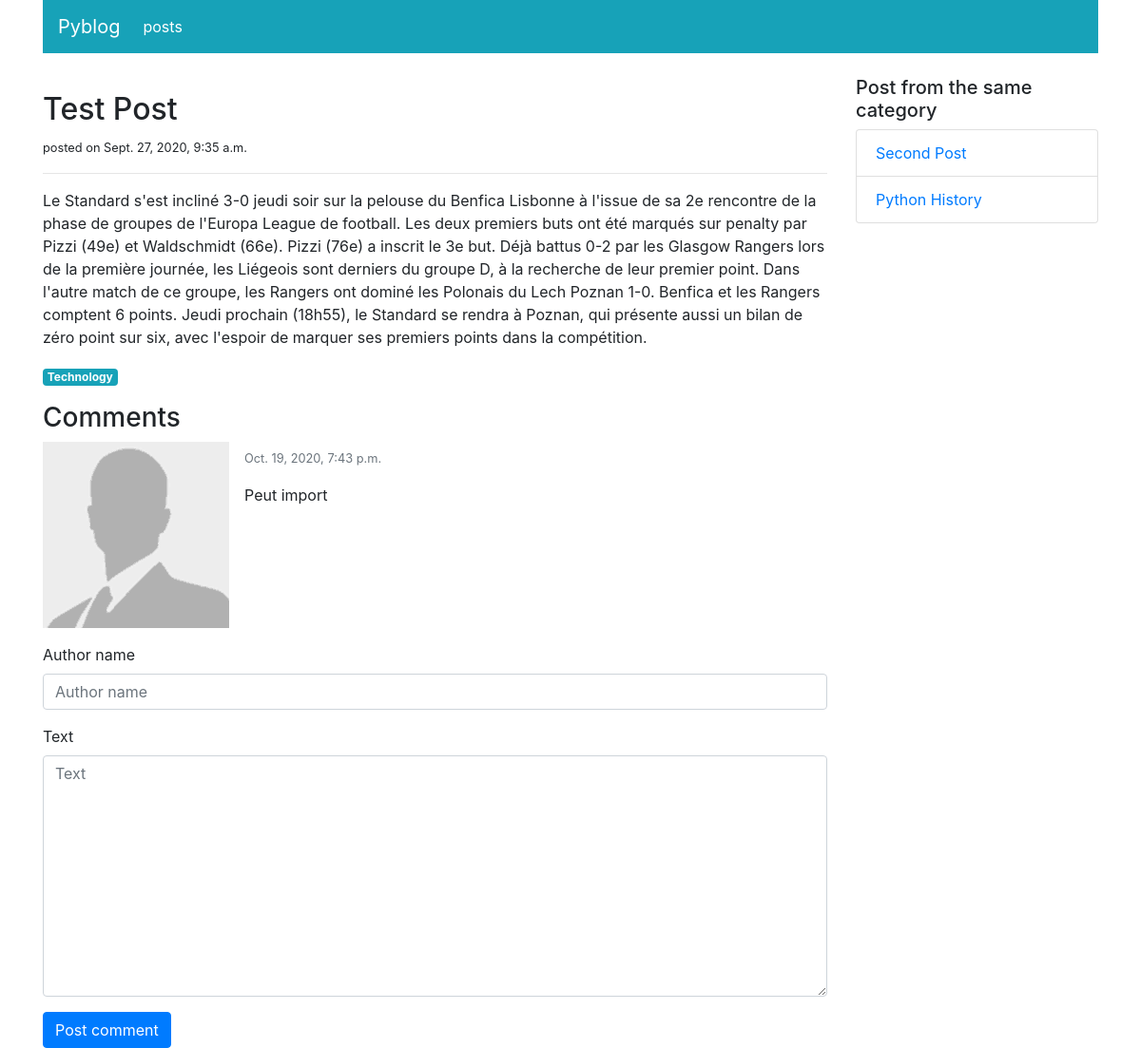
/blog/posts/detail/1, run on an earlier commit of the app's database.
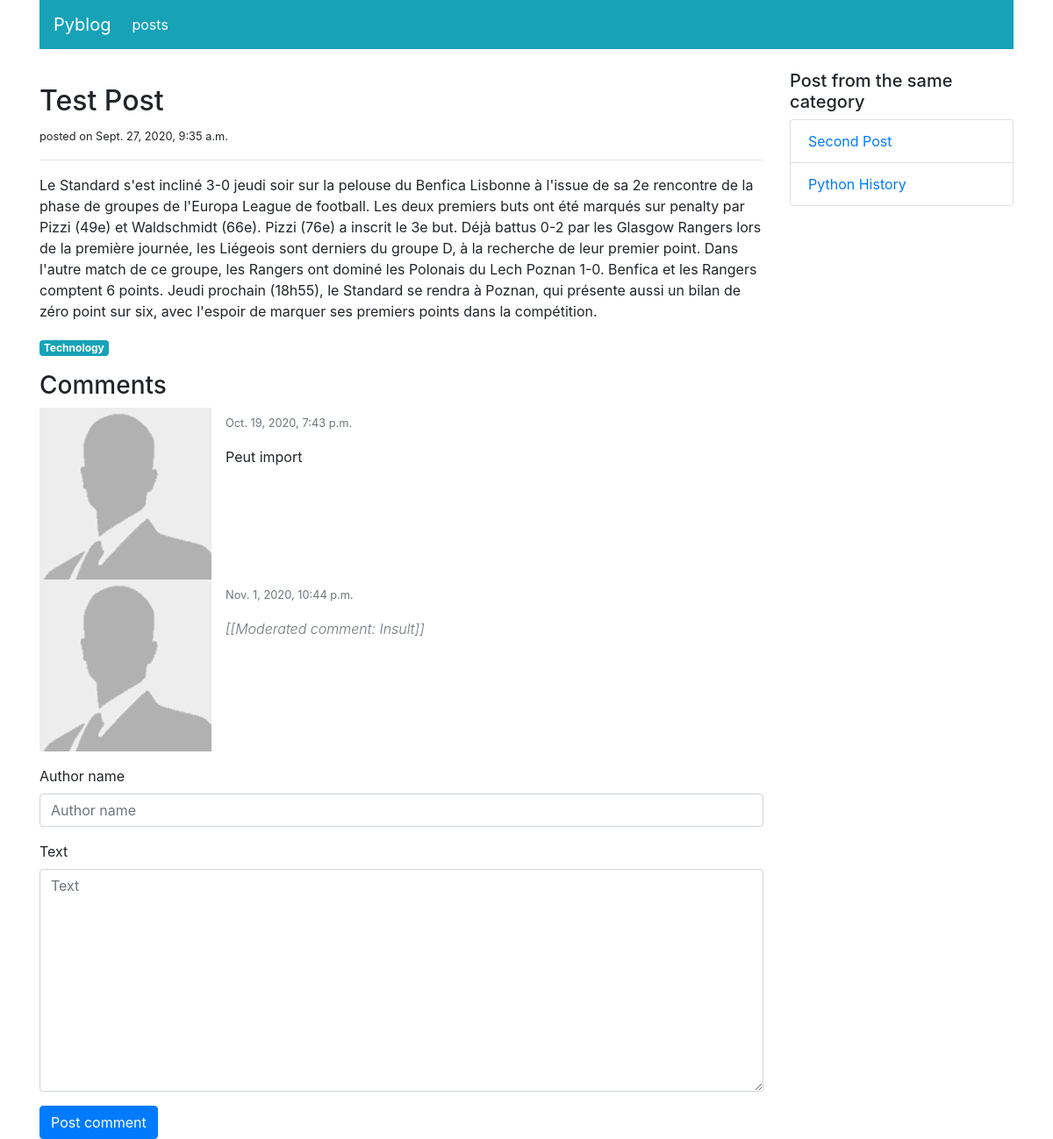
And on a later commit of the database.
### blog/models.py (models this page shows, shortened)
class Comment(models.Model):
    STATUS_VISIBLE = 'visible'
    STATUS_HIDDEN = 'hidden'
    STATUS_MODERATED = 'moderated'
    STATUS_CHOICES = (
        (STATUS_VISIBLE, 'visible'),
        (STATUS_HIDDEN, 'hidden'),
        (STATUS_MODERATED, 'moderated')
    )
    post = models.ForeignKey('Post', on_delete=models.CASCADE,
                             related_name='comments')
    author_name = models.CharField(max_length=100)
    text = models.TextField()
    status = models.CharField(max_length=20,
                              default=STATUS_VISIBLE,
                              choices=STATUS_CHOICES,
                              )
    moderation_text = models.CharField(max_length=200,blank=True)
    created_at = models.DateTimeField(auto_now_add=True,null=True)

class Post(models.Model):
    title = models.CharField(max_length=166)
    category = models.ForeignKey('PostCategory',
                                 null=True,
                                 blank=True,
                                 on_delete=models.DO_NOTHING)
    published = models.BooleanField(default=False)
    text = models.TextField(blank=True)
    created_at = models.DateTimeField(auto_now_add=True,null=True)

### blog/views.py (the view)
# urls.py: path('posts/detail/<int:post_id>', views.post_detail, name='post_detail'),
def post_detail(request, post_id):
    post = get_object_or_404(Post, pk=post_id)
    post_same_category = Post.objects.filter(published=True, category=post.category) \
        .exclude(pk=post.id)
    comments=post.comments.exclude(status=Comment.STATUS_HIDDEN).order_by('created_at')
    if request.method == 'POST':
        comment_form = CreateCommentForm(request.POST)
        if comment_form.is_valid():
            comment = comment_form.save(commit=False)
            comment.post = post
            comment_form.save()
    else:
        comment_form=CreateCommentForm()
    context = {
        'navigation_items': navigation.navigation_items(navigation.NAV_POSTS),
        'post': post,
        'post_same_category': post_same_category,
        'comments': comments,
        'comment_form': comment_form,
    }
    return render(request, 'blog/post_detail.html', context)

### blog/forms.py
class CreateCommentForm(forms.ModelForm):
    class Meta:
        model = Comment
        fields = ['author_name', 'text']

### blog/models.py (called while the page is built)
    def slug(self):
        return slugify(self.name)

### blog/navigation.py (called while the page is built)
def navigation_items(selected_item):
    items = []
    for name, url in NAV_ITEMS:
        items.append({
            'name': name,
            'url': url,
            'active': True if selected_item == name else False
        })
    return items

### blog/templates/blog/post_detail.html (shortened to what this page needs)
{% extends 'base.html' %}
{% load static %}
{% load bootstrap4 %}
{% block content %}
<div class="col-sm-9">
    <div class="mt-3">
        <h2>{{ post.title }}</h2>
        <small>posted on {{ post.created_at }}</small>
        <hr>
        <p class="text-muted">
            {{ post.text|linebreaks|safe }}
        </p>
        <a href="{% url 'post_list' post.category.slug %}"
           class="badge badge-info">{{ post.category.name|capfirst }}</a>
    </div>
    <div class="mt-3">
        <h3>Comments</h3>
        <ul class="list-unstyled">
            {% for comment in comments %}
            <li class="media">
                <img class="mr-3" src="{% static 'img/user-placeholder.png' %}">
                <div class="media-body">
                    <p>
                        <small class="text-muted">{{ comment.created_at }}</small>
                    </p>
                    <p>
                        {% if comment.status == 'moderated' %}
                        <span class="font-weight-light font-italic text-muted">
                        [[Moderated comment: {{ comment.moderation_text }}]]
                    </span>
                        {% else %}
                        {{ comment.text }}
                        {% endif %}
                    </p>
                </div>
            </li>
            {% empty %}
            <li class="media">No comment yet</li>
            {% endfor %}
        </ul>
        <form action="{% url 'post_detail' post.pk %}" method="post" class="form">
            {% bootstrap_form comment_form %}
            {% buttons %}
            <button type="submit" class="btn btn-primary">Post comment</button>
            {% endbuttons %}
        </form>
    </div>
</div>
<div class="col-sm-3">
    <h5>Post from the same category</h5>
    <ul class="list-group">
        {% for post in post_same_category %}
        <li class="list-group-item">
            <a href="{% url 'post_detail' post.pk %}">
                {{ post.title|truncatewords:4 }}
            </a>
        </li>
        {% empty %}
        This is the only post for this category
        {% endfor %}
    </ul>
</div>
{% endblock content %}

What changed in the data, as far as the page shows it:
added Comment: created_at "Nov. 1, 2020, 10:44 p.m.", moderation_text "Insult"
